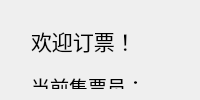
      <widget class="QWidget" name="guestOrderPage">
       <layout class="QVBoxLayout" name="verticalLayout_17">
        <item>
         <widget class="QWidget" name="guestOrderView" native="true">
          <widget class="QLabel" name="label_17">
           <property name="geometry">
            <rect>
             <x>20</x>
             <y>10</y>
             <width>141</width>
             <height>41</height>
            </rect>
           </property>
           <property name="text">
            <string>&lt;html&gt;&lt;head/&gt;&lt;body&gt;&lt;p&gt;&lt;span style=&quot; font-size:16pt;&quot;&gt;欢迎订票！&lt;/span&gt;&lt;/p&gt;&lt;/body&gt;&lt;/html&gt;</string>
           </property>
          </widget>
          <widget class="QLabel" name="currentSellerLabel">
           <property name="geometry">
            <rect>
             <x>20</x>
             <y>60</y>
             <width>391</width>
             <height>31</height>
            </rect>
           </property>
           <property name="text">
            <string>&lt;html&gt;&lt;head/&gt;&lt;body&gt;&lt;p&gt;&lt;span style=&quot; font-size:14pt;&quot;&gt;当前售票员：&lt;/span&gt;&lt;/p&gt;&lt;/body&gt;&lt;/html&gt;</string>
           </property>
          </widget>
          <widget class="QLabel" name="label_20">
           <property name="geometry">
            <rect>
             <x>120</x>
             <y>200</y>
             <width>71</width>
             <height>30</height>
            </rect>
           </property>
           <property name="text">
            <string>票类型：</string>
           </property>
          </widget>
          <widget class="QComboBox" name="ticketTypeComboBox">
           <property name="geometry">
            <rect>
             <x>200</x>
             <y>200</y>
             <width>70</width>
             <height>25</height>
            </rect>
           </property>
          </widget>
          <widget class="QPushButton" name="orderTicketButton">
           <property name="geometry">
            <rect>
             <x>170</x>
             <y>280</y>
             <width>70</width>
             <height>25</height>
            </rect>
           </property>
           <property name="text">
            <string>确认</string>
           </property>
          </widget>
          <widget class="QLabel" name="label_29">
           <property name="geometry">
            <rect>
             <x>120</x>
             <y>240</y>
             <width>71</width>
             <height>30</height>
            </rect>
           </property>
           <property name="text">
            <string>顾客卡号：</string>
           </property>
          </widget>
          <widget class="QLineEdit" name="orderForLineEdit">
           <property name="geometry">
            <rect>
             <x>200</x>
             <y>240</y>
             <width>120</width>
             <height>30</height>
            </rect>
           </property>
          </widget>
         </widget>
        </item>
       </layout>
      </widget>
